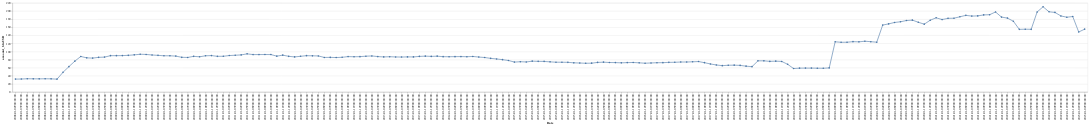

The cell this chart's notebook holds for it:
### Markdown cell above
Plotting the data

### Code cell
import altair as alt

alt.Chart(df).mark_line(point=True).encode(x='Date:N', y='amount_blnUSD:Q')

### Figure 1 — Vega-Lite specification as saved in the notebook (floating-point values rounded to 4 significant figures; data arrays with more than 128 entries replaced by an {"elided": "..."} marker saying what was removed)
{"config": {"view": {"continuousWidth": 400, "continuousHeight": 300}}, "data": {"name": "data-6cee4a1dde0e5b56786a2dc02274db7c"}, "mark": {"type": "line", "point": true}, "encoding": {"x": {"field": "Date", "type": "nominal"}, "y": {"field": "amount_blnUSD", "type": "quantitative"}}, "$schema": "https://vega.github.io/schema/vega-lite/v4.17.0.json", "datasets": {"data-6cee4a1dde0e5b56786a2dc02274db7c": {"elided": "181 records"}}}
